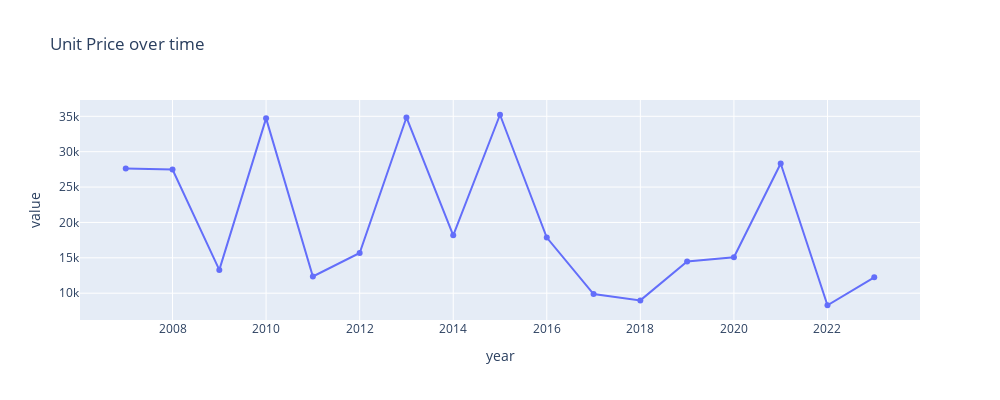
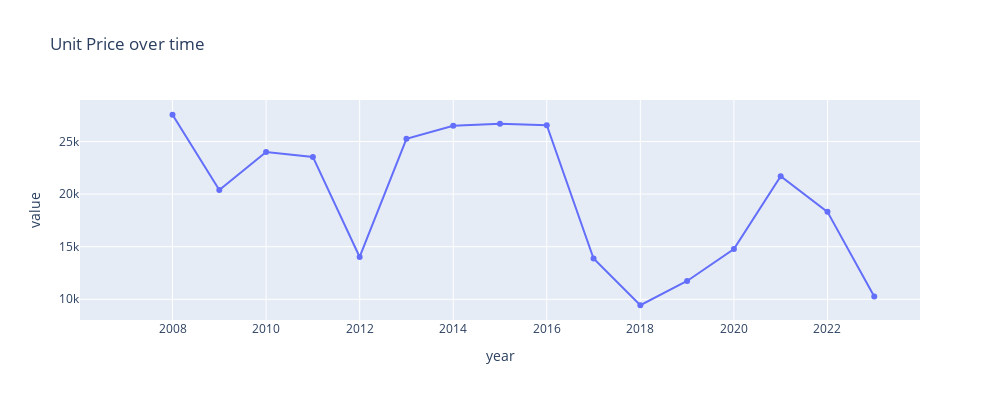

Notebook code for these charts, in order:
### Markdown cell above
# Other Candidates

### Code cell
# ma2
metric = metrics["weighted_median"]
temporal_smoothed_metric = f"{metric}_smoothed_temporal"
area_df[temporal_smoothed_metric] = area_df[metric].rolling(window=2).mean()


plot_time_series(
    area_df,
    metric,
    group_by_columns,
    granularity_columns,
    f"Unit Price over time",
    # visible="legendonly",
    width=1000,
    height=400,
    showlegend=False
)

plot_time_series(
    area_df,
    temporal_smoothed_metric,
    group_by_columns,
    granularity_columns,
    f"Unit Price over time",
    # visible="legendonly",
    width=1000,
    height=400,
    showlegend=False
)

### Figure 1 — Plotly figure (JSON) as saved in the notebook; plotly's stock layout.template omitted (floating-point values rounded to 4 significant figures)
{"data": [{"hovertemplate": "variable=('Akita-ken Nikaho-shi', '5214')<br>year=%{x}<br>value=%{y}<extra></extra>", "legendgroup": "('Akita-ken Nikaho-shi', '5214')", "line": {"color": "#636efa", "dash": "solid"}, "marker": {"symbol": "circle"}, "mode": "lines+markers", "name": "('Akita-ken Nikaho-shi', '5214')", "orientation": "v", "showlegend": true, "type": "scatter", "x": [2007, 2008, 2009, 2010, 2011, 2012, 2013, 2014, 2015, 2016, 2017, 2018, 2019, 2020, 2021, 2022, 2023], "xaxis": "x", "y": [27610.0, 27470.0, 13290.0, 34710.0, 12360.0, 15680.0, 34830.0, 18180.0, 35220.0, 17870.0, 9883.0, 8984.0, 14500.0, 15070.0, 28320.0, 8297.0, 12240.0], "yaxis": "y"}], "layout": {"autosize": false, "height": 400, "hovermode": "closest", "legend": {"title": {"text": "variable"}, "tracegroupgap": 0}, "showlegend": false, "title": {"text": "Unit Price over time"}, "width": 1000, "xaxis": {"anchor": "y", "domain": [0, 1], "title": {"text": "year"}}, "yaxis": {"anchor": "x", "domain": [0, 1], "title": {"text": "value"}}}}

### Figure 2 — Plotly figure (JSON) as saved in the notebook; plotly's stock layout.template omitted (floating-point values rounded to 4 significant figures)
{"data": [{"hovertemplate": "variable=('Akita-ken Nikaho-shi', '5214')<br>year=%{x}<br>value=%{y}<extra></extra>", "legendgroup": "('Akita-ken Nikaho-shi', '5214')", "line": {"color": "#636efa", "dash": "solid"}, "marker": {"symbol": "circle"}, "mode": "lines+markers", "name": "('Akita-ken Nikaho-shi', '5214')", "orientation": "v", "showlegend": true, "type": "scatter", "x": [2007, 2008, 2009, 2010, 2011, 2012, 2013, 2014, 2015, 2016, 2017, 2018, 2019, 2020, 2021, 2022, 2023], "xaxis": "x", "y": [null, 27540.0, 20380.0, 24000.0, 23530.0, 14020.0, 25260.0, 26500.0, 26700.0, 26540.0, 13870.0, 9434.0, 11740.0, 14780.0, 21700.0, 18310.0, 10270.0], "yaxis": "y"}], "layout": {"autosize": false, "height": 400, "hovermode": "closest", "legend": {"title": {"text": "variable"}, "tracegroupgap": 0}, "showlegend": false, "title": {"text": "Unit Price over time"}, "width": 1000, "xaxis": {"anchor": "y", "domain": [0, 1], "title": {"text": "year"}}, "yaxis": {"anchor": "x", "domain": [0, 1], "title": {"text": "value"}}}}
